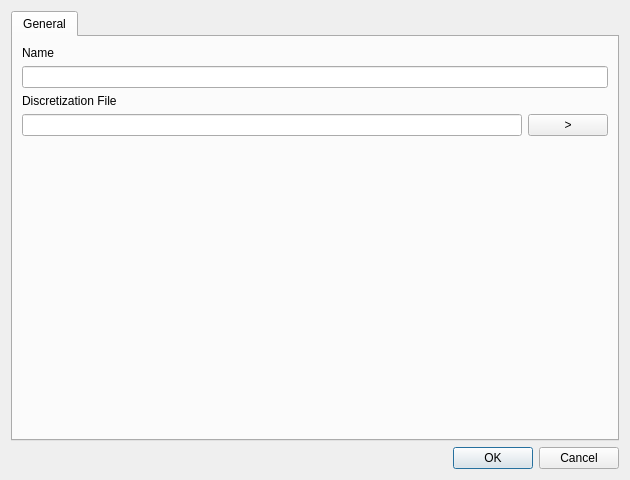
<?xml version="1.0" encoding="UTF-8"?>
<ui version="4.0">
 <class>ModelElementDialogDIS</class>
 <widget class="QDialog" name="ModelElementDialogDIS">
  <property name="geometry">
   <rect>
    <x>0</x>
    <y>0</y>
    <width>630</width>
    <height>480</height>
   </rect>
  </property>
  <property name="windowTitle">
   <string>Model Discretization</string>
  </property>
  <property name="windowIcon">
   <iconset resource="resources.qrc">
    <normaloff>:/images/usgs_icon.ico</normaloff>:/images/usgs_icon.ico</iconset>
  </property>
  <layout class="QGridLayout" name="gridLayout">
   <item row="0" column="0">
    <widget class="QTabWidget" name="tabWidget">
     <property name="tabPosition">
      <enum>QTabWidget::North</enum>
     </property>
     <property name="tabShape">
      <enum>QTabWidget::Rounded</enum>
     </property>
     <property name="currentIndex">
      <number>0</number>
     </property>
     <widget class="QWidget" name="tab">
      <attribute name="title">
       <string>General</string>
      </attribute>
      <layout class="QVBoxLayout" name="verticalLayout">
       <item>
        <widget class="QLabel" name="label">
         <property name="text">
          <string>Name</string>
         </property>
        </widget>
       </item>
       <item>
        <widget class="QLineEdit" name="lineEditName"/>
       </item>
       <item>
        <widget class="QLabel" name="label_2">
         <property name="text">
          <string>Discretization File</string>
         </property>
        </widget>
       </item>
       <item>
        <layout class="QHBoxLayout" name="horizontalLayout">
         <item>
          <widget class="QLineEdit" name="lineEdit"/>
         </item>
         <item>
          <widget class="QPushButton" name="pushButton">
           <property name="text">
            <string> &gt; </string>
           </property>
          </widget>
         </item>
        </layout>
       </item>
       <item>
        <spacer name="verticalSpacer">
         <property name="orientation">
          <enum>Qt::Vertical</enum>
         </property>
         <property name="sizeHint" stdset="0">
          <size>
           <width>20</width>
           <height>40</height>
          </size>
         </property>
        </spacer>
       </item>
      </layout>
     </widget>
    </widget>
   </item>
   <item row="1" column="0">
    <widget class="QDialogButtonBox" name="buttonBox">
     <property name="orientation">
      <enum>Qt::Horizontal</enum>
     </property>
     <property name="standardButtons">
      <set>QDialogButtonBox::Cancel|QDialogButtonBox::Ok</set>
     </property>
    </widget>
   </item>
  </layout>
 </widget>
 <resources>
  <include location="resources.qrc"/>
 </resources>
 <connections>
  <connection>
   <sender>buttonBox</sender>
   <signal>accepted()</signal>
   <receiver>ModelElementDialogDIS</receiver>
   <slot>accept()</slot>
   <hints>
    <hint type="sourcelabel">
     <x>248</x>
     <y>254</y>
    </hint>
    <hint type="destinationlabel">
     <x>157</x>
     <y>274</y>
    </hint>
   </hints>
  </connection>
  <connection>
   <sender>buttonBox</sender>
   <signal>rejected()</signal>
   <receiver>ModelElementDialogDIS</receiver>
   <slot>reject()</slot>
   <hints>
    <hint type="sourcelabel">
     <x>316</x>
     <y>260</y>
    </hint>
    <hint type="destinationlabel">
     <x>286</x>
     <y>274</y>
    </hint>
   </hints>
  </connection>
 </connections>
</ui>
